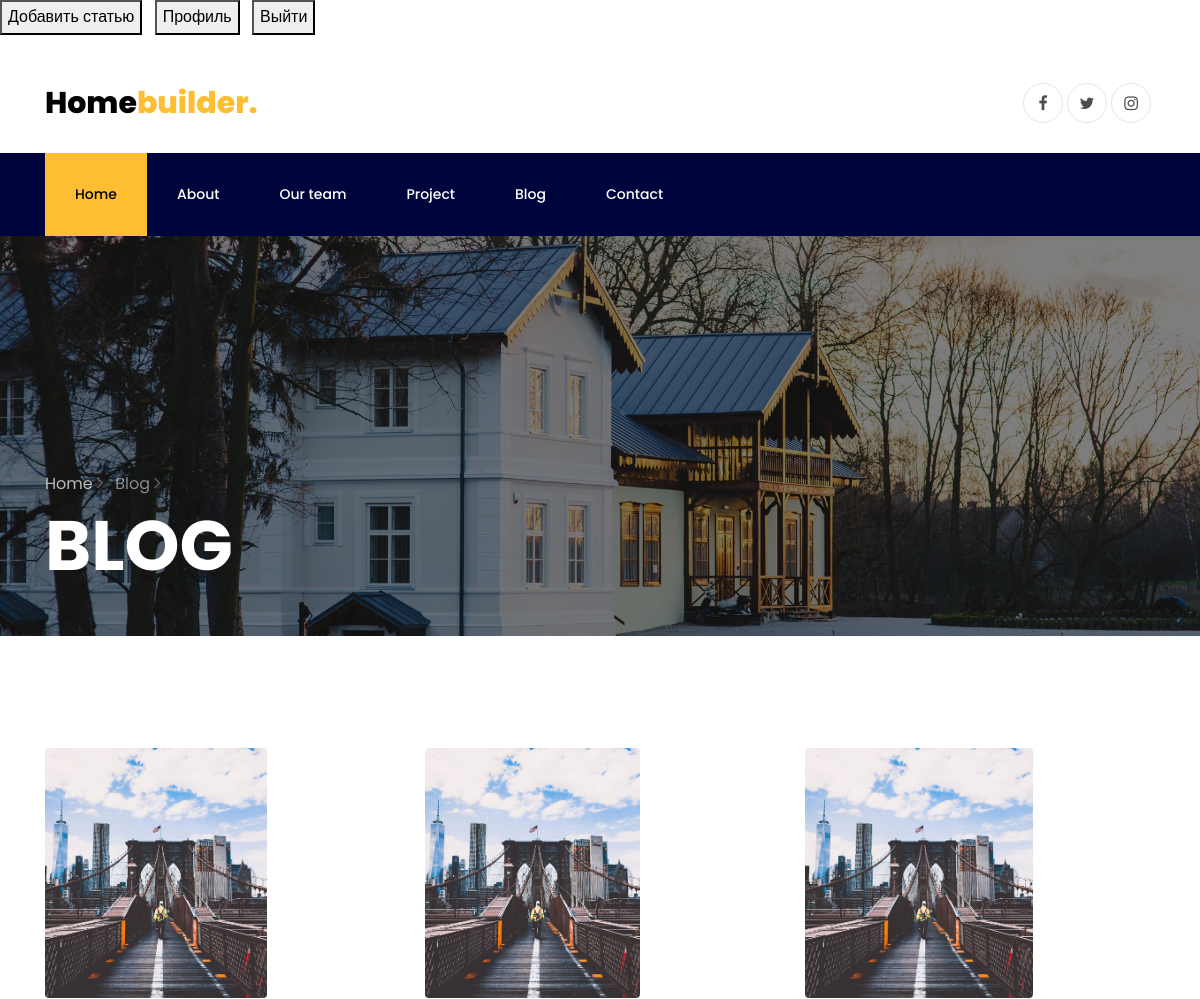
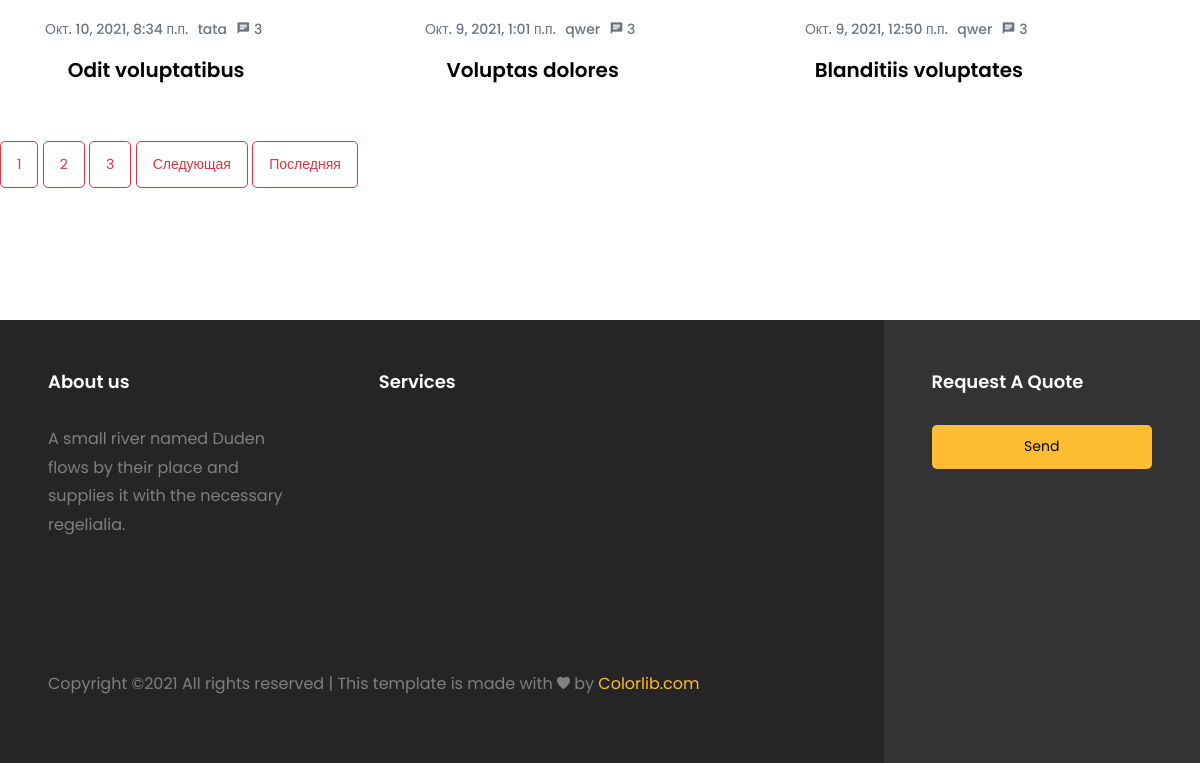
Page /blog/ (signed in) on the committed database (2 pictures, top to bottom).
### blog/models.py (models this page shows, shortened)
class Post(models.Model):
    title = models.CharField('Название', max_length=100, unique=True)
    text = models.TextField('Содержание статьи')
    date = models.DateTimeField('Дата', default=timezone.now)
    author = models.ForeignKey(User, verbose_name='Автор', on_delete=models.CASCADE)
    class Meta:
        verbose_name = 'Пост'
        verbose_name_plural = 'Посты'

### blog/views.py (the view)
# urls.py: path('blog/', ShowPostView.as_view(), name='blog'),
class ShowPostView(ListView):
    model = Post
    template_name = 'blog/post.html'
    context_object_name = 'post'
    ordering = ['-date']
    paginate_by = 3
    def get_context_data(self, **kwards):
        ctx = super(ShowPostView, self).get_context_data(**kwards)
        ctx['title'] = 'Главная страница блога'
        return ctx

### blog/templates/blog/post.html (shortened to what this page needs)
{%  extends 'main/base.html' %}
{% load static %}
{% block content %}
  <body>
    <div class="container pt-5">
			<div class="row justify-content-between">
				<div class="col">
					<a class="navbar-brand" href="{% url 'index' %}">Home<span>builder.</span></a>
				</div>
				<div class="col d-flex justify-content-end">
					<div class="social-media">
		    		<p class="mb-0 d-flex">
		    			<a href="{{ facebook }}" class="d-flex align-items-center justify-content-center"><span class="fa fa-facebook"><i class="sr-only">Facebook</i></span></a>
		    			<a href="{{ twitter }}" class="d-flex align-items-center justify-content-center"><span class="fa fa-twitter"><i class="sr-only">Twitter</i></span></a>
		    			<a href="{{ instagram }}" class="d-flex align-items-center justify-content-center"><span class="fa fa-instagram"><i class="sr-only">Instagram</i></span></a>
		    		</p>
	        </div>
				</div>
			</div>
		</div>
		<nav class="navbar navbar-expand-lg navbar-dark ftco_navbar bg-dark ftco-navbar-light" id="ftco-navbar">
	    <div class="container">
	      <div class="collapse navbar-collapse" id="ftco-nav">
	        <ul class="navbar-nav mr-auto">
	        	<li class="nav-item active"><a href="{% url 'index' %}" class="nav-link">Home</a></li>
	        	<li class="nav-item"><a href="{% url 'about' %}" class="nav-link">About</a></li>
	        	<li class="nav-item"><a href="{% url 'team' %}" class="nav-link">Our team</a></li>
	        	<li class="nav-item"><a href="{% url 'project' %}" class="nav-link">Project</a></li>
	        	<li class="nav-item"><a href="{% url 'blog' %}" class="nav-link">Blog</a></li>
	          <li class="nav-item"><a href="{% url 'contact_us' %}" class="nav-link">Contact</a></li>
	        </ul>
	      </div>
	    </div>
	  </nav>
    <section class="hero-wrap hero-wrap-2" style="background-image: url({% static 'images/bg_3.jpg' %});" data-stellar-background-ratio="0.5">
      <div class="overlay"></div>
      <div class="container">
        <div class="row no-gutters slider-text align-items-end">
          <div class="col-md-9 ftco-animate pb-5">
          	<p class="breadcrumbs mb-2"><span class="mr-2"><a href="{% url 'index' %}">Home <i class="ion-ios-arrow-forward"></i></a></span> <span>Blog <i class="ion-ios-arrow-forward"></i></span></p>
            <h1 class="mb-0 bread">Blog</h1>
          </div>
        </div>
      </div>
    </section>
		<section class="ftco-section">
      <div class="container">
        <div class="row d-flex">
          {% for p in post %}
          <div class="col-md-4 d-flex ftco-animate">
            <div class="blog-entry align-self-stretch">
              <a href="blog-single.html" class="block-20 rounded" style="background-image: url('images/image_1.jpg');">
              </a>
              <div class="text mt-3 text-center">
              	<div class="meta mb-2">
                  <div><a href="#">{{ p.date }}</a></div>
                  <div><a href="#">{{ p.author }}</a></div>
                  <div><a href="#" class="meta-chat"><span class="icon-chat"></span> 3</a></div>
                </div>
                <h3 class="heading"><a href="{% url 'blog_post' p.id %}">{{ p.title }}</a></h3>
              </div>
            </div>
          </div>
          {% endfor %}
        </div>
      </div>
        {% if is_paginated %}
        {% for num in page_obj.paginator.page_range %}
            {% if num == page_obj.number %}
                <button class="btn btn-outline-danger">{{ num }}</button>
            {% elif num > page_obj.number|add:'-3' and num < page_obj.number|add:'3' %}
                <a href="?page={{ num }}" class="btn btn-outline-danger">{{ num }}</a>
            {%  endif %}
        {%  endfor %}
        {% if page_obj.has_next %}
            <a href="?page={{ page_obj.next_page_number }}" class="btn btn-outline-danger">Следующая</a>
            <a href="?page={{ page_obj.paginator.num_pages }}" class="btn btn-outline-danger">Последняя</a>
        {% endif %}
    {%  endif %}
   </section>
{% endblock %}

### static/css/icomoon.css (style rules this page uses)
[class^="icon-"], [class*=" icon-"] { font-family: 'icomoon' !important; speak: none; font-style: normal; font-weight: normal; font-variant: normal; text-transform: none; line-height: 1; -webkit-font-smoothing: antialiased; -moz-osx-font-smoothing: grayscale; }
.icon-chat:before { content: "\e0b7"; }

### rows in the picture
Post: date "Окт. 10, 2021, 8:34 п.п.", author "tata", title "Odit voluptatibus"
Post: date "Окт. 9, 2021, 1:01 п.п.", author "qwer", title "Voluptas dolores"
Post: date "Окт. 9, 2021, 12:50 п.п.", author "qwer", title "Blanditiis voluptates"

### other values in the picture
{{ num }} "1"
{{ num }} "2" "3"
